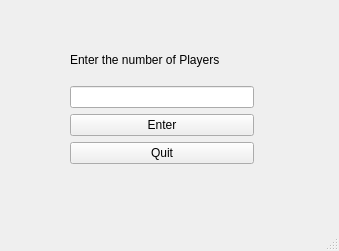
<?xml version="1.0" encoding="UTF-8"?>
<ui version="4.0">
 <class>MainWindow</class>
 <widget class="QMainWindow" name="MainWindow">
  <property name="geometry">
   <rect>
    <x>0</x>
    <y>0</y>
    <width>339</width>
    <height>251</height>
   </rect>
  </property>
  <property name="windowTitle">
   <string>MainWindow</string>
  </property>
  <widget class="QWidget" name="centralwidget">
   <widget class="QWidget" name="layoutWidget">
    <property name="geometry">
     <rect>
      <x>70</x>
      <y>40</y>
      <width>184</width>
      <height>124</height>
     </rect>
    </property>
    <layout class="QVBoxLayout" name="verticalLayout">
     <item>
      <widget class="QLabel" name="label">
       <property name="text">
        <string>Enter the number of Players</string>
       </property>
      </widget>
     </item>
     <item>
      <widget class="QLineEdit" name="lineEdit"/>
     </item>
     <item>
      <widget class="QPushButton" name="Enter">
       <property name="text">
        <string>Enter</string>
       </property>
      </widget>
     </item>
     <item>
      <widget class="QPushButton" name="pushButton">
       <property name="text">
        <string>Quit</string>
       </property>
      </widget>
     </item>
    </layout>
   </widget>
  </widget>
  <widget class="QMenuBar" name="menubar">
   <property name="geometry">
    <rect>
     <x>0</x>
     <y>0</y>
     <width>339</width>
     <height>25</height>
    </rect>
   </property>
  </widget>
  <widget class="QStatusBar" name="statusbar"/>
 </widget>
 <resources/>
 <connections/>
</ui>
